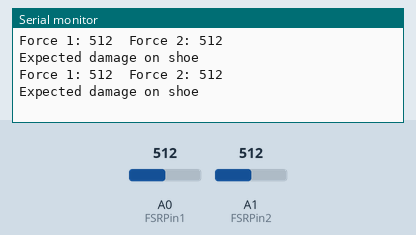
Simulated run of this sketch. Board: Arduino Uno, built with avr-gcc and run on an emulated ATmega328P. Parts: the last lines printed to the serial monitor. Inputs (shaded band) come from the test bench; at power-on: A0 (FSRPin1) = 512, A1 (FSRPin2) = 512.

Above: at 1.8 s.
1.9 s: A0 (FSRPin1) set to 573
At 2.4 s:
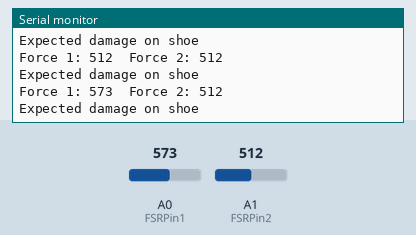
3.4 s: A0 (FSRPin1) set to 599
At 4.8 s:
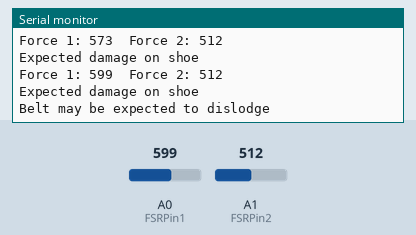
8.0 s: A0 (FSRPin1) set to 629
At 8.9 s:
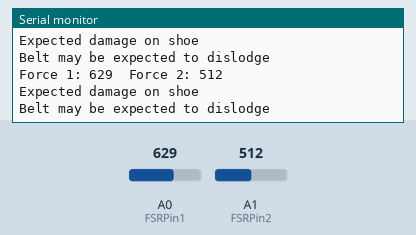
9.5 s: A0 (FSRPin1) set to 656
At 10.8 s:
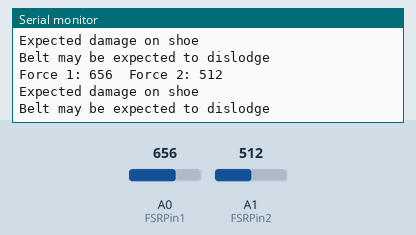
11.0 s: A1 (FSRPin2) set to 740
At 12.0 s:
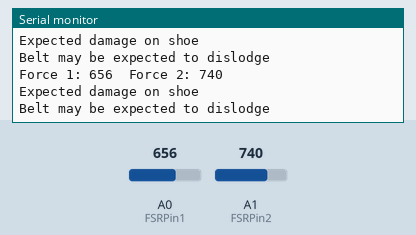
Timing chart, 0 to 13.5 s (numbered marks = the images above; inputs shaded):
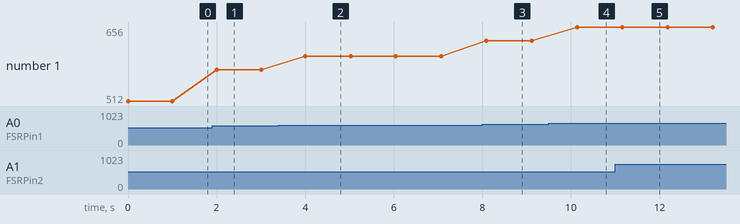

Measured:
- the behaviour switches between 582 and 583 on A0 (FSRPin1) (found by bisection; images 1 and 2)
- after the input at 1.9 s, the serial monitor: prints a new line after 0.10 s (image 1)
- after the input at 3.4 s, the serial monitor: prints a new line after 0.60 s (image 2)
- after the input at 8.0 s, the serial monitor: prints a new line after 0.09 s (image 3)
- after the input at 9.5 s, the serial monitor: prints a new line after 0.64 s (image 4)
- after the input at 11.0 s, the serial monitor: prints a new line after 0.16 s (image 5)
- plotted number 1: 512 → 573 after the input at 1.9 s, 573 → 599 after the input at 3.4 s, 599 → 629 after the input at 8.0 s, 629 → 656 after the input at 9.5 s

The sketch:

Forcereal.ino.ino
```cpp
const int FSRPin1 = A0;
const int FSRPin2 = A1;

const int lowerThreshold = 70;
const int upperThreshold = 120;
const int maxDifference = 70;

void setup() {
  Serial.begin(9600);
}

void loop() {
  int pressure1 = analogRead(FSRPin1);
  int pressure2 = analogRead(FSRPin2);

  Serial.print("Force 1: ");
  Serial.print(pressure1);
  Serial.print("\tForce 2: ");
  Serial.println(pressure2);

  if (pressure1 < lowerThreshold || pressure1 > upperThreshold || pressure2 < lowerThreshold || pressure2 > upperThreshold) {
    Serial.println("Expected damage on shoe");
  }
  int pressureDifference = abs(pressure1 - pressure2);
  if (pressureDifference > maxDifference) {
    Serial.println("Belt may be expected to dislodge");
  }

  delay(1000);
}
```
